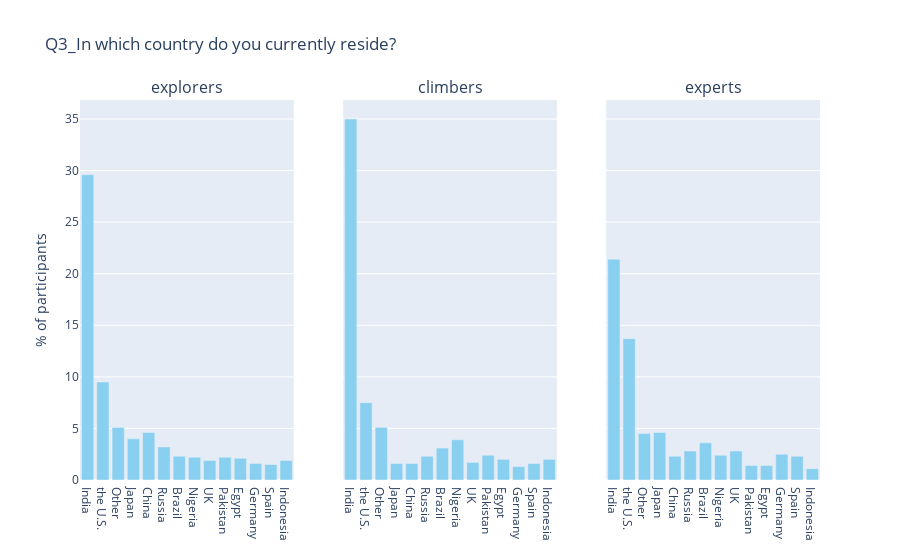

Notebook code cell kept with this figure:
### Markdown cell above
All three clusters are male dominated. Experts cluster has a relatively higher share than explorers and climbers by over 7 percentage points. Correspondingly, the share of female participants of experts is lower than explorers and climbers.

### Code cell
plot_bar_rank(binary_data, "Country",15)

### Figure 1 — Plotly figure (JSON) as saved in the notebook; plotly's stock layout.template omitted (floating-point values rounded to 4 significant figures)
{"data": [{"marker": {"color": "#89CFF0"}, "name": "", "type": "bar", "x": ["India"], "xaxis": "x", "y": [29.6], "yaxis": "y"}, {"marker": {"color": "#89CFF0"}, "name": "", "type": "bar", "x": ["the U.S."], "xaxis": "x", "y": [9.5], "yaxis": "y"}, {"marker": {"color": "#89CFF0"}, "name": "", "type": "bar", "x": ["Other"], "xaxis": "x", "y": [5.1], "yaxis": "y"}, {"marker": {"color": "#89CFF0"}, "name": "", "type": "bar", "x": ["Japan"], "xaxis": "x", "y": [4], "yaxis": "y"}, {"marker": {"color": "#89CFF0"}, "name": "", "type": "bar", "x": ["China"], "xaxis": "x", "y": [4.6], "yaxis": "y"}, {"marker": {"color": "#89CFF0"}, "name": "", "type": "bar", "x": ["Russia"], "xaxis": "x", "y": [3.2], "yaxis": "y"}, {"marker": {"color": "#89CFF0"}, "name": "", "type": "bar", "x": ["Brazil"], "xaxis": "x", "y": [2.3], "yaxis": "y"}, {"marker": {"color": "#89CFF0"}, "name": "", "type": "bar", "x": ["Nigeria"], "xaxis": "x", "y": [2.2], "yaxis": "y"}, {"marker": {"color": "#89CFF0"}, "name": "", "type": "bar", "x": ["UK"], "xaxis": "x", "y": [1.9], "yaxis": "y"}, {"marker": {"color": "#89CFF0"}, "name": "", "type": "bar", "x": ["Pakistan"], "xaxis": "x", "y": [2.2], "yaxis": "y"}, {"marker": {"color": "#89CFF0"}, "name": "", "type": "bar", "x": ["Egypt"], "xaxis": "x", "y": [2.1], "yaxis": "y"}, {"marker": {"color": "#89CFF0"}, "name": "", "type": "bar", "x": ["Germany"], "xaxis": "x", "y": [1.6], "yaxis": "y"}, {"marker": {"color": "#89CFF0"}, "name": "", "type": "bar", "x": ["Spain"], "xaxis": "x", "y": [1.5], "yaxis": "y"}, {"marker": {"color": "#89CFF0"}, "name": "", "type": "bar", "x": ["Indonesia"], "xaxis": "x", "y": [1.9], "yaxis": "y"}, {"marker": {"color": "#89CFF0"}, "name": "", "type": "bar", "x": ["India"], "xaxis": "x2", "y": [35], "yaxis": "y2"}, {"marker": {"color": "#89CFF0"}, "name": "", "type": "bar", "x": ["the U.S."], "xaxis": "x2", "y": [7.5], "yaxis": "y2"}, {"marker": {"color": "#89CFF0"}, "name": "", "type": "bar", "x": ["Other"], "xaxis": "x2", "y": [5.1], "yaxis": "y2"}, {"marker": {"color": "#89CFF0"}, "name": "", "type": "bar", "x": ["Japan"], "xaxis": "x2", "y": [1.6], "yaxis": "y2"}, {"marker": {"color": "#89CFF0"}, "name": "", "type": "bar", "x": ["China"], "xaxis": "x2", "y": [1.6], "yaxis": "y2"}, {"marker": {"color": "#89CFF0"}, "name": "", "type": "bar", "x": ["Russia"], "xaxis": "x2", "y": [2.3], "yaxis": "y2"}, {"marker": {"color": "#89CFF0"}, "name": "", "type": "bar", "x": ["Brazil"], "xaxis": "x2", "y": [3.1], "yaxis": "y2"}, {"marker": {"color": "#89CFF0"}, "name": "", "type": "bar", "x": ["Nigeria"], "xaxis": "x2", "y": [3.9], "yaxis": "y2"}, {"marker": {"color": "#89CFF0"}, "name": "", "type": "bar", "x": ["UK"], "xaxis": "x2", "y": [1.7], "yaxis": "y2"}, {"marker": {"color": "#89CFF0"}, "name": "", "type": "bar", "x": ["Pakistan"], "xaxis": "x2", "y": [2.4], "yaxis": "y2"}, {"marker": {"color": "#89CFF0"}, "name": "", "type": "bar", "x": ["Egypt"], "xaxis": "x2", "y": [2], "yaxis": "y2"}, {"marker": {"color": "#89CFF0"}, "name": "", "type": "bar", "x": ["Germany"], "xaxis": "x2", "y": [1.3], "yaxis": "y2"}, {"marker": {"color": "#89CFF0"}, "name": "", "type": "bar", "x": ["Spain"], "xaxis": "x2", "y": [1.6], "yaxis": "y2"}, {"marker": {"color": "#89CFF0"}, "name": "", "type": "bar", "x": ["Indonesia"], "xaxis": "x2", "y": [2], "yaxis": "y2"}, {"marker": {"color": "#89CFF0"}, "name": "", "type": "bar", "x": ["India"], "xaxis": "x3", "y": [21.4], "yaxis": "y3"}, {"marker": {"color": "#89CFF0"}, "name": "", "type": "bar", "x": ["the U.S."], "xaxis": "x3", "y": [13.7], "yaxis": "y3"}, {"marker": {"color": "#89CFF0"}, "name": "", "type": "bar", "x": ["Other"], "xaxis": "x3", "y": [4.5], "yaxis": "y3"}, {"marker": {"color": "#89CFF0"}, "name": "", "type": "bar", "x": ["Japan"], "xaxis": "x3", "y": [4.6], "yaxis": "y3"}, {"marker": {"color": "#89CFF0"}, "name": "", "type": "bar", "x": ["China"], "xaxis": "x3", "y": [2.3], "yaxis": "y3"}, {"marker": {"color": "#89CFF0"}, "name": "", "type": "bar", "x": ["Russia"], "xaxis": "x3", "y": [2.8], "yaxis": "y3"}, {"marker": {"color": "#89CFF0"}, "name": "", "type": "bar", "x": ["Brazil"], "xaxis": "x3", "y": [3.6], "yaxis": "y3"}, {"marker": {"color": "#89CFF0"}, "name": "", "type": "bar", "x": ["Nigeria"], "xaxis": "x3", "y": [2.4], "yaxis": "y3"}, {"marker": {"color": "#89CFF0"}, "name": "", "type": "bar", "x": ["UK"], "xaxis": "x3", "y": [2.8], "yaxis": "y3"}, {"marker": {"color": "#89CFF0"}, "name": "", "type": "bar", "x": ["Pakistan"], "xaxis": "x3", "y": [1.4], "yaxis": "y3"}, {"marker": {"color": "#89CFF0"}, "name": "", "type": "bar", "x": ["Egypt"], "xaxis": "x3", "y": [1.4], "yaxis": "y3"}, {"marker": {"color": "#89CFF0"}, "name": "", "type": "bar", "x": ["Germany"], "xaxis": "x3", "y": [2.5], "yaxis": "y3"}, {"marker": {"color": "#89CFF0"}, "name": "", "type": "bar", "x": ["Spain"], "xaxis": "x3", "y": [2.3], "yaxis": "y3"}, {"marker": {"color": "#89CFF0"}, "name": "", "type": "bar", "x": ["Indonesia"], "xaxis": "x3", "y": [1.1], "yaxis": "y3"}], "layout": {"annotations": [{"font": {"size": 16}, "showarrow": false, "text": "explorers", "x": 0.1444, "xanchor": "center", "xref": "paper", "y": 1, "yanchor": "bottom", "yref": "paper"}, {"font": {"size": 16}, "showarrow": false, "text": "climbers", "x": 0.5, "xanchor": "center", "xref": "paper", "y": 1, "yanchor": "bottom", "yref": "paper"}, {"font": {"size": 16}, "showarrow": false, "text": "experts", "x": 0.8556, "xanchor": "center", "xref": "paper", "y": 1, "yanchor": "bottom", "yref": "paper"}], "showlegend": false, "title": {"text": "Q3_In which country do you currently reside?"}, "xaxis": {"anchor": "y", "domain": [0, 0.2889]}, "xaxis2": {"anchor": "y2", "domain": [0.3556, 0.6444]}, "xaxis3": {"anchor": "y3", "domain": [0.7111, 1]}, "yaxis": {"anchor": "x", "domain": [0, 1], "title": {"text": "% of participants"}}, "yaxis2": {"anchor": "x2", "domain": [0, 1], "matches": "y", "showticklabels": false}, "yaxis3": {"anchor": "x3", "domain": [0, 1], "matches": "y", "showticklabels": false}}}
